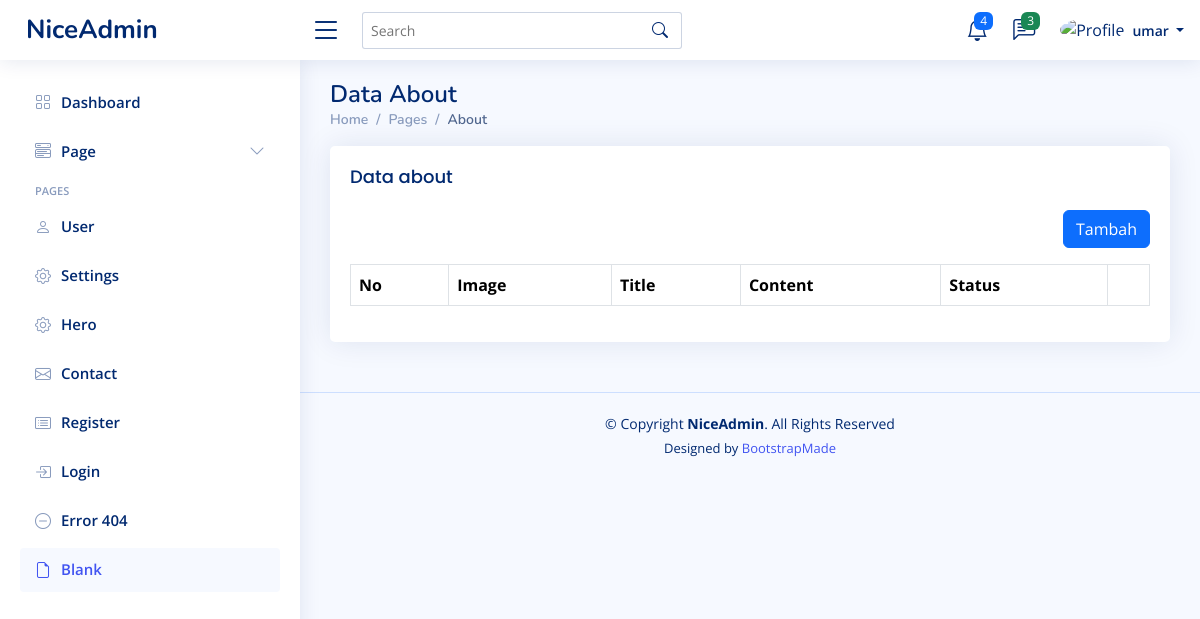
/admin/home.php?page=about (signed in), run on an earlier commit of the app's database.
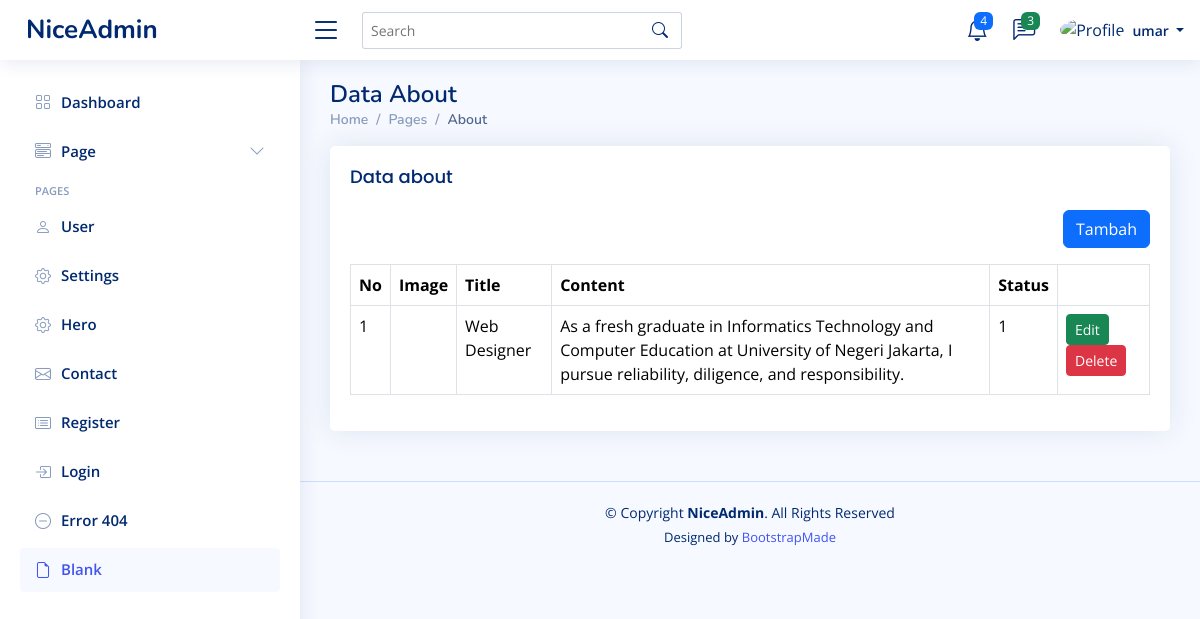
And on a later commit of the database.
### tables this page shows
CREATE TABLE `about` (
  `id` int(11) NOT NULL,
  `title` varchar(150) NOT NULL,
  `content` text NOT NULL,
  `image` varchar(150) NOT NULL,
  `created_at` timestamp NOT NULL DEFAULT current_timestamp(),
  `updated_at` timestamp NULL DEFAULT NULL ON UPDATE current_timestamp(),
  `status` tinyint(1) NOT NULL DEFAULT 1
);

### admin/content/about.php (the view)
<?php
$query = mysqli_query($koneksi, "SELECT * FROM about ORDER BY id ASC");
$rows = mysqli_fetch_all($query, MYSQLI_ASSOC);
?>
<div class="pagetitle">
    <h1>Data About</h1>
    <nav>
        <ol class="breadcrumb">
            <li class="breadcrumb-item"><a href="?page=home">Home</a></li>
            <li class="breadcrumb-item">Pages</li>
            <li class="breadcrumb-item active">About</li>
        </ol>
    </nav>
</div>
<section class="section">
    <div class="row">
        <div class="col-lg-12">
            <div class="card">
                <div class="card-body">
                    <h5 class="card-title">Data about</h5>
                    <div class="mb-3" align="right">
                        <a href="?page=tambah-about" class="btn btn-primary">Tambah</a>
                    </div>
                    <table class="table table-bordered">
                        <thead>
                            <tr>
                                <th>No</th>
                                <th>Image</th>
                                <th>Title</th>
                                <th>Content</th>
                                <th>Status</th>
                                <th></th>
                            </tr>
                        </thead>
                        <tbody>
                            <?php
                            foreach ($rows as $key => $row):
                            ?>
                                <tr>
                                    <td><?php echo $key += 1 ?></td>
                                    <td><img width="100" src="uploads/about/<?php echo ($row['image']) ?>" alt="">
                                    </td>
                                    <td><?php echo $row['title'] ?></td>
                                    <td><?php echo $row['content'] ?></td>
                                    <td><?php echo $row['status'] ?></td>
                                    <td>
                                        <a href="?page=tambah-about&edit=<?php echo $row['id'] ?>"
                                            class="btn btn-sm btn-success">
                                            Edit
                                        </a>
                                        <a onclick="return confirm('apakah anda yakin akan menghapus data ini?')"
                                            href="?page=tambah-about&delete=<?php echo $row['id'] ?>"
                                            class="btn btn-sm btn-danger">
                                            Delete
                                        </a>
                                    </td>
                                </tr>
                            <?php endforeach ?>
                        </tbody>
                    </table>
                </div>
            </div>
        </div>
    </div>
</section>

What changed in the data, as far as the page shows it:
added about: key "1", title "Web Designer", content "As a fresh graduate in Informatics Technology and Computer Education at University of Negeri Jakarta, I pursue reliability, diligence, and responsibility.", status "1"
